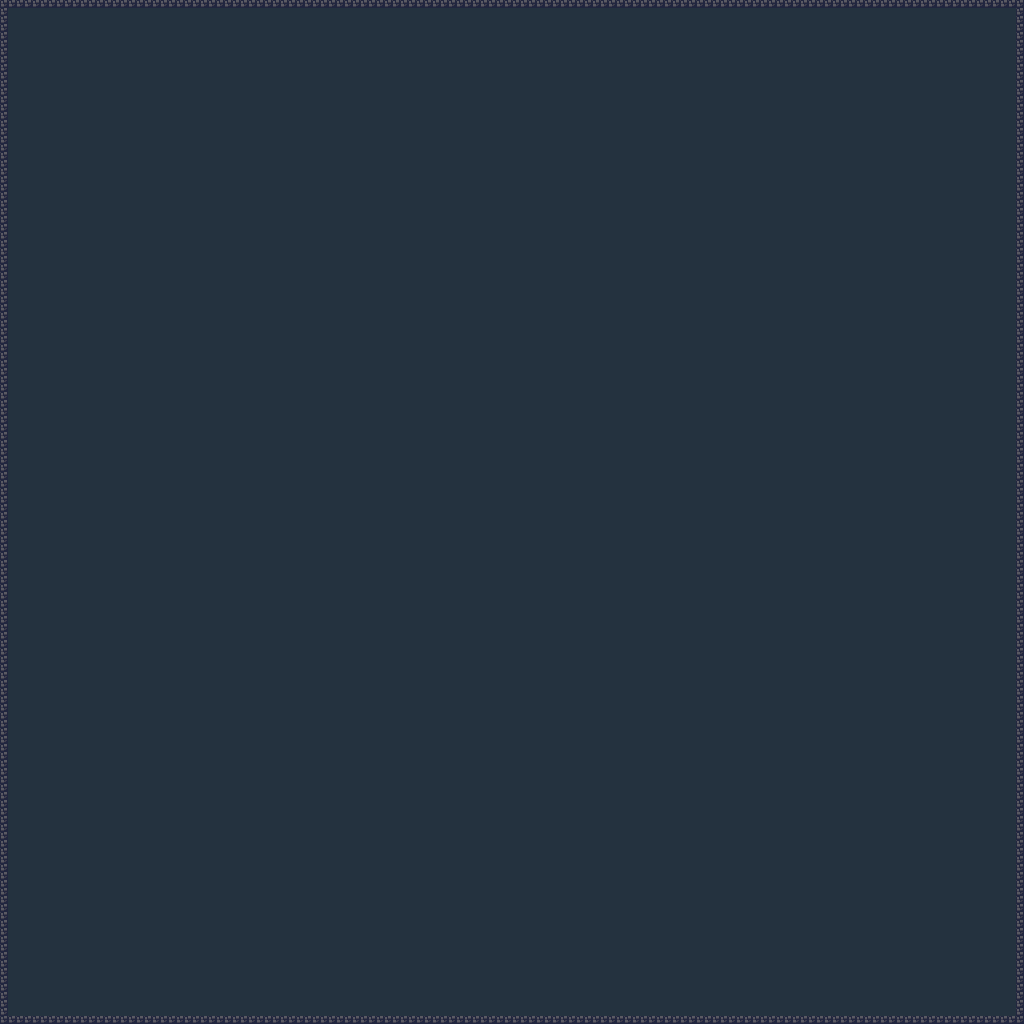

Rendered tile map (Tiled .tmx) drawn with the repository's tilesets; below, a short description and the map source with its tile grids summarised:
An orthogonal 128x128 tile map with 8x8 px tiles, 1 tile layer (Tile Layer 1), 4 tilesets and 1 object (Player).

<map version="1.2" tiledversion="1.2.1" orientation="orthogonal" renderorder="right-down" width="128" height="128" tilewidth="8" tileheight="8" infinite="0" nextlayerid="3" nextobjectid="2">
 <tileset firstgid="1" source="galletcity_tiles.tsx" />
 <tileset firstgid="169" source="cavesofgallet_tiles.tsx" />
 <tileset firstgid="265" source="bw_tiles.tsx" />
 <tileset firstgid="329" source="metroid.tsx" />
 <layer id="1" name="Tile Layer 1" width="128" height="128">
  <data>[16384 cells, 16384 non-empty, 2 distinct tile ids]</data>
 </layer>
 <objectgroup id="2" name="Object Layer 1">
  <object id="1" name="Player" x="514" y="483" width="8" height="8" />
 </objectgroup>
</map>
